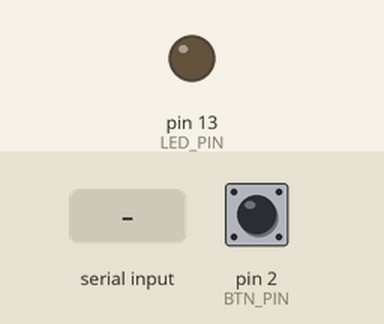
This sketch was run on a simulated Arduino Uno, built with avr-gcc and run on an emulated ATmega328P. On the bench: output pins drawn as LEDs (lit = HIGH). Inputs (shaded band) come from the test bench; at power-on: pin 2 (BTN_PIN) HIGH. What the sketch prints to the serial monitor is not drawn.

Above: at 1.4 s.
1.5 s: "200\n" received over Serial
At 2.9 s:
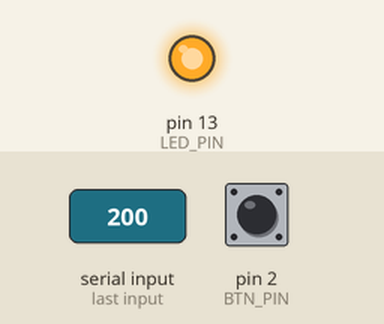
4.6 s: "90,45\n" received over Serial
At 5.3 s:
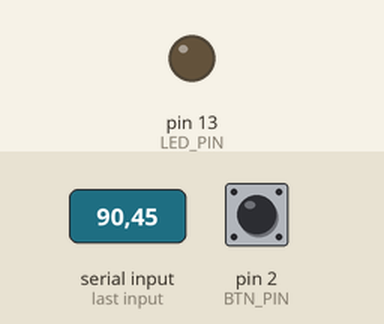
Timing chart, 0 to 7.6 s (numbered marks = the images above; inputs shaded):
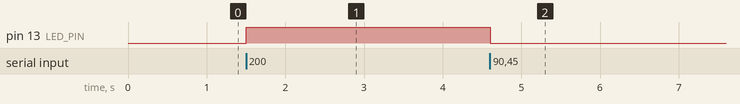

The sketch:

I2C_NODE_COMBINED_EXAMPLE.ino
```cpp
/*
  MIT x ECAL
  This is a generic example that you can use as a base for developing your project
  It works on Arduino Uno with the custom shield
  NOTE: Virtual Hub mode require a NODE JS server running and serial communication
  More info here https://github.com/gaelhugo/ECAL-MIT-HUB

*/

#define USE_VIRTUAL_HUB // Comment or uncomment to activate/deactivate virtual HUB

#if !defined(USE_VIRTUAL_HUB)
#include <Wire.h>
#endif

// CONSTANTS
#define I2C_ADDR 7 // Update this to your attributed address
#define LED_PIN LED_BUILTIN // Led for basic output
#define BTN_PIN 2 // Pin for basic input (Push Button)

// Global variables
int receiveBuffer[9];
int the_value_to_send = 0;
int value_received = 0;
int last_value_sent = -1;
int last_value_received = -1;

// Sketch variables
int value_to_send = 0;
int button_state = 0;
int last_button_state = 0;
bool btn_pressed = false;


void setup() {
  Serial.begin(9600);
  delay(100);
  // Start i2c or Serial/Node communication
  startupCommunication();
  delay(100);
  // Setup Output as the builtin LED
  pinMode(LED_PIN, OUTPUT);
  // Setup Input
  pinMode(BTN_PIN, INPUT_PULLUP);
  // Turn LED off
  digitalWrite(LED_PIN, LOW);
}


void loop() {
  /////////   INPUT EXAMPLE /////////
  // Detect Button press
  if (digitalRead(BTN_PIN) == LOW && btn_pressed == false) {
    button_state = !button_state;
    btn_pressed = true;
    // digitalWrite(LED_PIN, button_state);
    delay(10); // keeps a small delay
    Serial.println(button_state);
    //
    value_to_send = map(button_state, 0, 1, 0, 99);

  } else if (digitalRead(BTN_PIN) == HIGH) {
    btn_pressed = false;
  }

  setDataToSend(value_to_send);

  /////////  OUTPUT EXAMPLE /////////
#if defined(USE_VIRTUAL_HUB)
  checkDataFromNode();
#endif

  if (value_received != last_value_received) {
    // new value has beed received
    // update your output
    digitalWrite(LED_PIN, map(value_received, 0, 99, 0, 1)); // simple example with LED
    last_value_received = value_received;
  }

}


/*

  NO EDIT SHOULD BE REQUIRED UNDER THIS LINE

*/

void startupCommunication() {

#if defined(USE_VIRTUAL_HUB)
  // !!! IMPORTANT FOR VIRTUALHUB
  // Init infos
  Serial.print('*');
  Serial.print(I2C_ADDR);
  Serial.print('%');
  // Startup message
  Serial.println(" ");
  Serial.println("NODE - VIRTUAL HUB MODE");
  Serial.print("Serial connection with Node started with i2c address: ");
  Serial.println(I2C_ADDR);
  Serial.println(" ");

#else
  // I2C
  // Join I2C bus as slave
  Wire.begin(char(I2C_ADDR));
  // Callbacks receiveEvent when data received
  Wire.onReceive(receiveEvent);
  Wire.onRequest(requestEvent);
  // Startup message
  Serial.println(" ");
  Serial.println("I2C - REAL HUB MODE");
  Serial.print("Wire started as slave with i2c address: ");
  Serial.print(I2C_ADDR);
  Serial.println(" ");
#endif
}

void setDataToSend(int data_value) {
  data_value = constrain(data_value, 0, 99); // in case the value is out of range
  the_value_to_send = data_value;

#if defined(USE_VIRTUAL_HUB)
  writeDataToNode();
#endif


}


/* VIRTUAL HUB FUNCTIONS */
#if defined(USE_VIRTUAL_HUB)

void checkDataFromNode() {
  while (Serial.available() > 0) {
    String ReaderFromNode; // Store current character
    ReaderFromNode = Serial.readStringUntil('\n');
    value_received = (ReaderFromNode.toInt());
  }
}

void writeDataToNode() {
  // BAD SOLUTION TO ENCAPSULATE VALUE
  // WE ADD A KNOWN begin CHAR b
  // WE PUT THE VALUE
  // WE ADD A KNOWN end CHAR e
  //--> on the virutal hub, we can get the proper value
  // need to be optimized
  if (the_value_to_send != last_value_sent) {
    Serial.print('*');
    Serial.print(the_value_to_send);
    Serial.print('%');
    last_value_sent = the_value_to_send;
    delay(15);
  }
}

#endif

/* I2C HUB FUNCTIONS */
#if !defined(USE_VIRTUAL_HUB)

// Function that executes whenever data is received from master
void receiveEvent(int howMany) {
  while (Wire.available()) { // loop through all but the last
    char c = Wire.read(); // receive byte as a character
    if (howMany > 1) {
      value_received = c;
    }
  }
}

void requestEvent() {
  if (the_value_to_send != last_value_sent) {
    writeDataToi2c(the_value_to_send);
    last_value_sent = the_value_to_send;
  }
}

void writeDataToi2c(char newData) {
  char data[] = {5, newData};
  int dataSize = sizeof(data);
  Wire.write(data, dataSize);
}

#endif
```

Measured:
- after the input at 1.5 s, pin 13 (LED_PIN): LOW → HIGH at once
- after the input at 4.6 s, pin 13 (LED_PIN): HIGH → LOW at once
